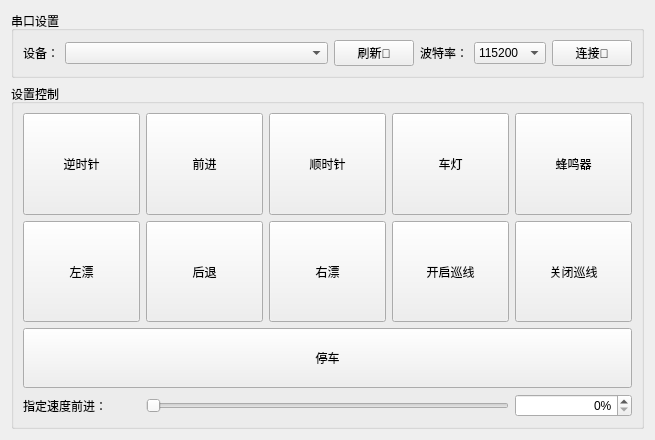
<?xml version="1.0" encoding="UTF-8"?>
<ui version="4.0">
 <class>UpperCarWidget</class>
 <widget class="QWidget" name="UpperCarWidget">
  <property name="geometry">
   <rect>
    <x>0</x>
    <y>0</y>
    <width>655</width>
    <height>440</height>
   </rect>
  </property>
  <property name="windowTitle">
   <string>Form</string>
  </property>
  <layout class="QVBoxLayout" name="verticalLayout">
   <item>
    <widget class="QGroupBox" name="groupBox">
     <property name="title">
      <string>串口设置</string>
     </property>
     <layout class="QHBoxLayout" name="horizontalLayout" stretch="0,4,0,0,1,0">
      <item>
       <widget class="QLabel" name="label">
        <property name="text">
         <string>设备：</string>
        </property>
       </widget>
      </item>
      <item>
       <widget class="QComboBox" name="cb_devices"/>
      </item>
      <item>
       <widget class="QPushButton" name="btn_refresh">
        <property name="text">
         <string>刷新🔄️</string>
        </property>
       </widget>
      </item>
      <item>
       <widget class="QLabel" name="label_2">
        <property name="text">
         <string>波特率：</string>
        </property>
       </widget>
      </item>
      <item>
       <widget class="QComboBox" name="cb_bandrate">
        <property name="currentIndex">
         <number>3</number>
        </property>
        <item>
         <property name="text">
          <string>9600</string>
         </property>
        </item>
        <item>
         <property name="text">
          <string>19200</string>
         </property>
        </item>
        <item>
         <property name="text">
          <string>57600</string>
         </property>
        </item>
        <item>
         <property name="text">
          <string>115200</string>
         </property>
        </item>
        <item>
         <property name="text">
          <string>128000</string>
         </property>
        </item>
       </widget>
      </item>
      <item>
       <widget class="QPushButton" name="btn_connect">
        <property name="text">
         <string>连接🔗</string>
        </property>
       </widget>
      </item>
     </layout>
    </widget>
   </item>
   <item>
    <widget class="QGroupBox" name="groupBox_2">
     <property name="title">
      <string>设置控制</string>
     </property>
     <layout class="QVBoxLayout" name="verticalLayout_2">
      <item>
       <layout class="QGridLayout" name="gridLayout">
        <item row="0" column="0">
         <widget class="QPushButton" name="btn_turn_left">
          <property name="sizePolicy">
           <sizepolicy hsizetype="Minimum" vsizetype="Expanding">
            <horstretch>0</horstretch>
            <verstretch>0</verstretch>
           </sizepolicy>
          </property>
          <property name="text">
           <string>逆时针</string>
          </property>
         </widget>
        </item>
        <item row="3" column="1" colspan="3">
         <widget class="QSlider" name="slider_forward_speed">
          <property name="maximum">
           <number>100</number>
          </property>
          <property name="orientation">
           <enum>Qt::Horizontal</enum>
          </property>
         </widget>
        </item>
        <item row="0" column="1">
         <widget class="QPushButton" name="btn_forward">
          <property name="sizePolicy">
           <sizepolicy hsizetype="Minimum" vsizetype="Expanding">
            <horstretch>0</horstretch>
            <verstretch>0</verstretch>
           </sizepolicy>
          </property>
          <property name="text">
           <string>前进</string>
          </property>
         </widget>
        </item>
        <item row="1" column="0">
         <widget class="QPushButton" name="btn_move_left">
          <property name="sizePolicy">
           <sizepolicy hsizetype="Minimum" vsizetype="Expanding">
            <horstretch>0</horstretch>
            <verstretch>0</verstretch>
           </sizepolicy>
          </property>
          <property name="text">
           <string>左漂</string>
          </property>
         </widget>
        </item>
        <item row="3" column="0">
         <widget class="QLabel" name="label_4">
          <property name="text">
           <string>指定速度前进：</string>
          </property>
         </widget>
        </item>
        <item row="1" column="1">
         <widget class="QPushButton" name="btn_backward">
          <property name="sizePolicy">
           <sizepolicy hsizetype="Minimum" vsizetype="Expanding">
            <horstretch>0</horstretch>
            <verstretch>0</verstretch>
           </sizepolicy>
          </property>
          <property name="text">
           <string>后退</string>
          </property>
         </widget>
        </item>
        <item row="0" column="2">
         <widget class="QPushButton" name="btn_turn_right">
          <property name="sizePolicy">
           <sizepolicy hsizetype="Minimum" vsizetype="Expanding">
            <horstretch>0</horstretch>
            <verstretch>0</verstretch>
           </sizepolicy>
          </property>
          <property name="text">
           <string>顺时针</string>
          </property>
         </widget>
        </item>
        <item row="1" column="3">
         <widget class="QPushButton" name="btn_tracker_start">
          <property name="sizePolicy">
           <sizepolicy hsizetype="Minimum" vsizetype="Expanding">
            <horstretch>0</horstretch>
            <verstretch>0</verstretch>
           </sizepolicy>
          </property>
          <property name="text">
           <string>开启巡线</string>
          </property>
         </widget>
        </item>
        <item row="0" column="3">
         <widget class="QPushButton" name="btn_light">
          <property name="sizePolicy">
           <sizepolicy hsizetype="Minimum" vsizetype="Expanding">
            <horstretch>0</horstretch>
            <verstretch>0</verstretch>
           </sizepolicy>
          </property>
          <property name="text">
           <string>车灯</string>
          </property>
         </widget>
        </item>
        <item row="1" column="4">
         <widget class="QPushButton" name="btn_tracker_stop">
          <property name="sizePolicy">
           <sizepolicy hsizetype="Minimum" vsizetype="Expanding">
            <horstretch>0</horstretch>
            <verstretch>0</verstretch>
           </sizepolicy>
          </property>
          <property name="text">
           <string>关闭巡线</string>
          </property>
         </widget>
        </item>
        <item row="1" column="2">
         <widget class="QPushButton" name="btn_move_right">
          <property name="sizePolicy">
           <sizepolicy hsizetype="Minimum" vsizetype="Expanding">
            <horstretch>0</horstretch>
            <verstretch>0</verstretch>
           </sizepolicy>
          </property>
          <property name="text">
           <string>右漂</string>
          </property>
         </widget>
        </item>
        <item row="0" column="4">
         <widget class="QPushButton" name="btn_buzzer">
          <property name="sizePolicy">
           <sizepolicy hsizetype="Minimum" vsizetype="Expanding">
            <horstretch>0</horstretch>
            <verstretch>0</verstretch>
           </sizepolicy>
          </property>
          <property name="text">
           <string>蜂鸣器</string>
          </property>
         </widget>
        </item>
        <item row="3" column="4">
         <widget class="QSpinBox" name="spinBox_2">
          <property name="alignment">
           <set>Qt::AlignRight|Qt::AlignTrailing|Qt::AlignVCenter</set>
          </property>
          <property name="suffix">
           <string>%</string>
          </property>
          <property name="maximum">
           <number>100</number>
          </property>
         </widget>
        </item>
        <item row="2" column="0" colspan="5">
         <widget class="QPushButton" name="btn_stop">
          <property name="minimumSize">
           <size>
            <width>0</width>
            <height>60</height>
           </size>
          </property>
          <property name="text">
           <string>停车</string>
          </property>
         </widget>
        </item>
       </layout>
      </item>
     </layout>
    </widget>
   </item>
  </layout>
 </widget>
 <resources/>
 <connections>
  <connection>
   <sender>slider_forward_speed</sender>
   <signal>valueChanged(int)</signal>
   <receiver>spinBox_2</receiver>
   <slot>setValue(int)</slot>
   <hints>
    <hint type="sourcelabel">
     <x>455</x>
     <y>403</y>
    </hint>
    <hint type="destinationlabel">
     <x>548</x>
     <y>408</y>
    </hint>
   </hints>
  </connection>
  <connection>
   <sender>spinBox_2</sender>
   <signal>valueChanged(int)</signal>
   <receiver>slider_forward_speed</receiver>
   <slot>setValue(int)</slot>
   <hints>
    <hint type="sourcelabel">
     <x>613</x>
     <y>406</y>
    </hint>
    <hint type="destinationlabel">
     <x>369</x>
     <y>411</y>
    </hint>
   </hints>
  </connection>
 </connections>
</ui>
